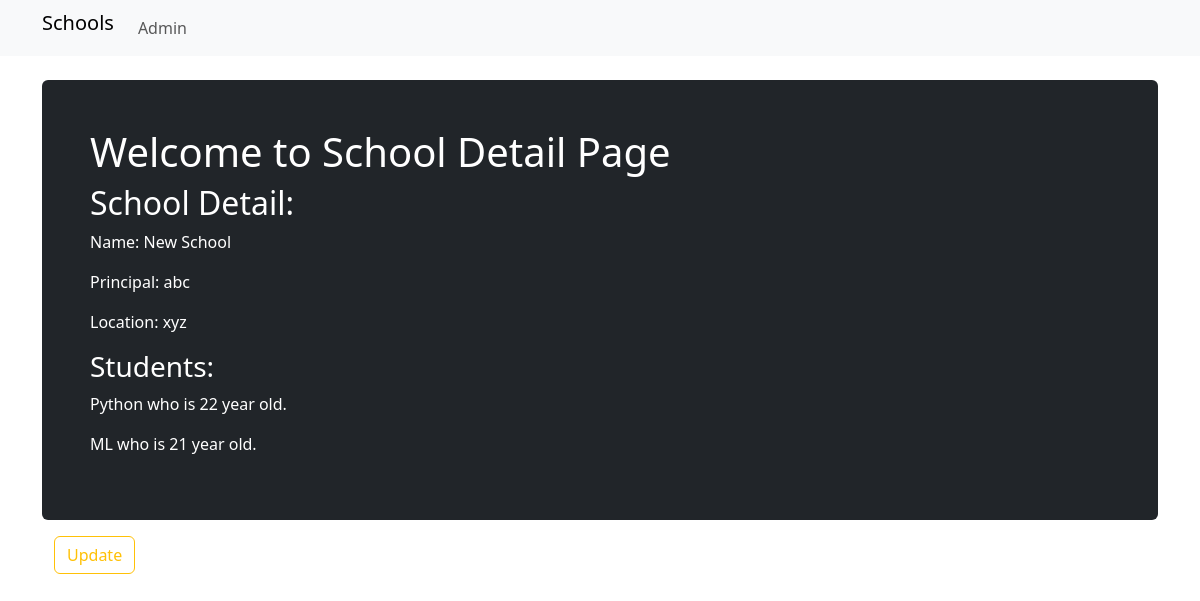
The page /basic_app/2 on the database its author committed.
### basic_app/models.py (models this page shows, shortened)
class School(models.Model):
    name = models.CharField(max_length=256)
    principal = models.CharField(max_length=256)
    location = models.CharField(max_length=256)

class Student(models.Model):
    name = models.CharField(max_length=256)
    age = models.PositiveIntegerField()
    school = models.ForeignKey(School, related_name='students', on_delete=models.CASCADE)

### basic_app/views.py (the view)
# urls.py: path('<int:pk>', SchoolDetailView.as_view(), name='detail'),
class SchoolDetailView(DetailView):
    context_object_name = 'school_detail'
    model = School
    template_name = 'basic_app/school_detail.html'

### basic_app/templates/basic_app/school_detail.html
{% extends 'basic_app/basic_app_base.html' %}
{% block body_block %}
<div class="mt-4 p-5 bg-dark text-white rounded">
    <h1>Welcome to School Detail Page</h1>
    <h2>School Detail:</h2>
    <p>Name: {{ school_detail.name }}</p>
    <p>Principal: {{ school_detail.principal }}</p>
    <p>Location: {{ school_detail.location }}</p>
    <h3>Students: </h3>
    {% for student in school_detail.students.all %}
        <p>{{student.name}} who is {{student.age}} year old.</p>
    {% endfor %}
</div>
<div class="container my-3">
    <p><a class="btn btn-outline-warning" href="{% url 'basic_app:update' pk=school_detail.pk %}">Update</a></p>
</div>
{% endblock %}

### rows shown on the page
School: name "New School", principal "abc", location "xyz"
Student: name "Python", age "22"
Student: name "ML", age "21"
